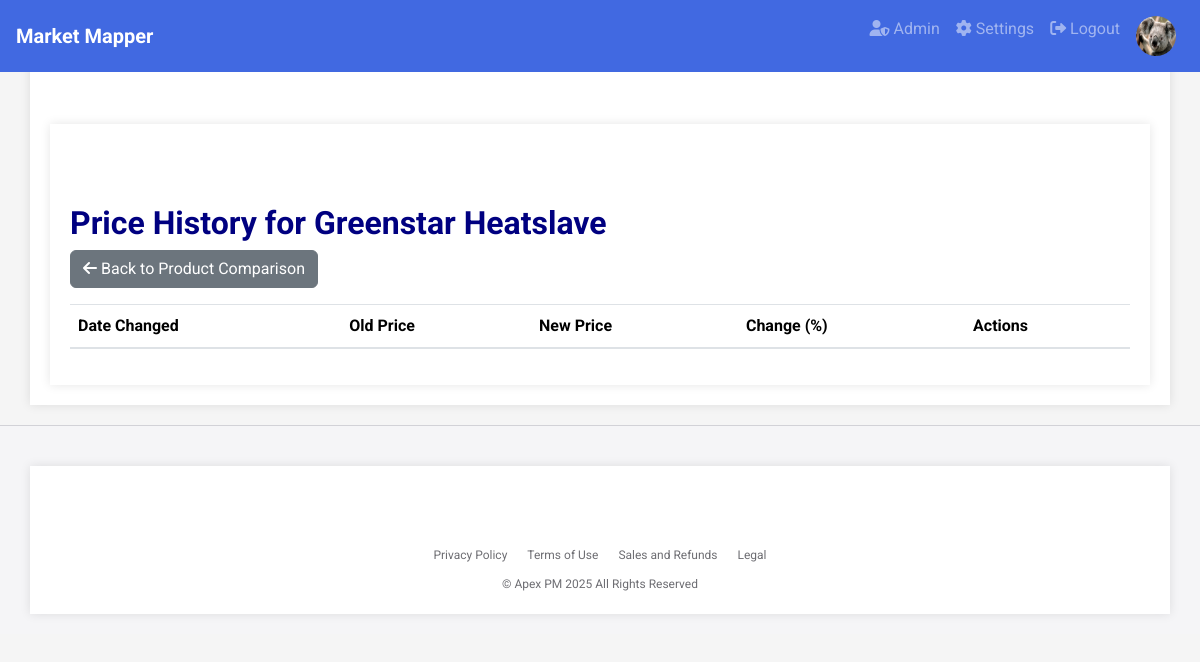
/manage/1/product/1/price_history (signed in), run on an earlier commit of the app's database.
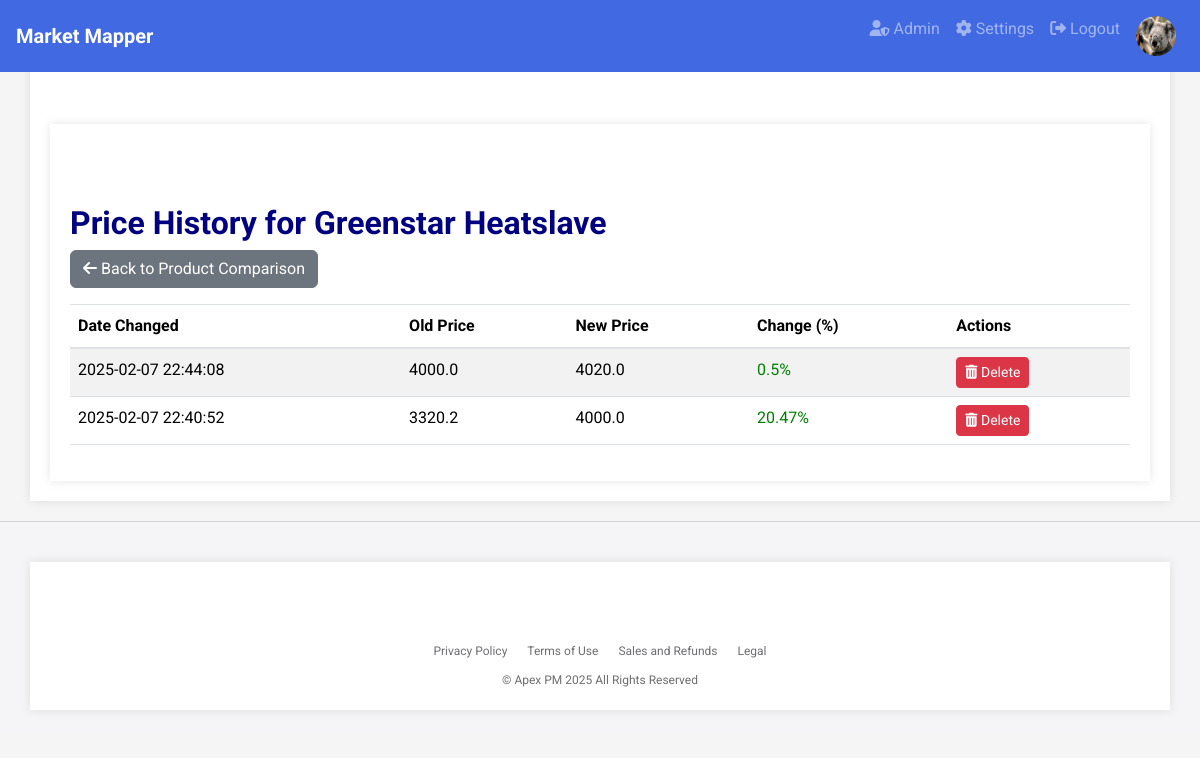
And on a later commit of the database.
### app.py (models this page shows, shortened)
class User(db.Model, UserMixin):
    id = db.Column(db.Integer, primary_key=True)
    username = db.Column(db.String(20), unique=True, nullable=False)
    email = db.Column(db.String(120), unique=True, nullable=False)  # Added email field
    password_hash = db.Column(db.String(300), nullable=False)
    profile_image = db.Column(db.String(255), nullable=True)  # Add profile_image field
    role = db.Column(db.String(50), nullable=False)  # Add role field

class Product(db.Model):
    id = db.Column(db.Integer, primary_key=True)
    brand_name = db.Column(db.String(100), nullable=False)
    product_name = db.Column(db.String(100), nullable=False)
    price = db.Column(db.Float)
    currency = db.Column(db.String(3), default='gbp')  # Add currency field with default
    image_filename = db.Column(db.String(255))
    project_id = db.Column(db.Integer, db.ForeignKey('project.id'), nullable=False)
    price_source = db.Column(db.String(255))  # Add price_source field
    ratings = db.relationship('Rating', cascade='all, delete-orphan', backref='product')

class PriceHistory(db.Model):
    id = db.Column(db.Integer, primary_key=True)
    product_id = db.Column(db.Integer, db.ForeignKey('product.id'), nullable=False)
    old_price = db.Column(db.Float, nullable=False)
    new_price = db.Column(db.Float, nullable=False)
    date_changed = db.Column(db.DateTime, default=datetime.utcnow)

### app.py (the view)
@app.route('/manage/<int:project_id>/product/<int:product_id>/price_history')
@login_required
def price_history(project_id, product_id):
    project = Project.query.get_or_404(project_id)
    if project.user_id != current_user.id and current_user not in project.shared_users:
        flash('You are not authorized to view this project.', 'danger')
        return redirect(url_for('dashboard'))
    product = Product.query.get_or_404(product_id)
    price_history = PriceHistory.query.filter_by(product_id=product_id).order_by(PriceHistory.date_changed.desc()).all()
    return render_template('price_history.html', project=project, product=product, price_history=price_history)

### app.py (called while the page is built)
@login_manager.user_loader
def load_user(user_id):
    return db.session.get(User, int(user_id))

### templates/price_history.html (shortened to what this page needs)
{% extends 'base.html' %}
{% block content %}
<div class="container mt-4">
    <h1>Price History for {{ product.product_name }}</h1>
    <a href="{{ url_for('product_comparison', project_id=project.id) }}" class="btn btn-secondary mb-3"><i class="fas fa-arrow-left"></i> Back to Product Comparison</a>
    <table class="table table-striped">
        <thead>
            <tr>
                <th>Date Changed</th>
                <th>Old Price</th>
                <th>New Price</th>
                <th>Change (%)</th>
                <th>Actions</th>
            </tr>
        </thead>
        <tbody>
            {% for history in price_history %}
            <tr>
                <td>{{ history.date_changed.strftime('%Y-%m-%d %H:%M:%S') }}</td>
                <td>{{ history.old_price }}</td>
                <td>{{ history.new_price }}</td>
                <td>
                    {% if history.old_price != 0 %}
                        <span style="color: green;">{{ ((history.new_price - history.old_price) / history.old_price * 100) | round(2) }}%</span>
                    {% else %}
                        <span style="color: red;">N/A</span>
                    {% endif %}
                </td>
                <td>
                    <form method="POST" action="{{ url_for('delete_price_history', project_id=project.id, product_id=product.id, history_id=history.id) }}" style="display: inline;">
                        <button type="submit" class="btn btn-danger btn-sm" onclick="return confirm('Are you sure you want to delete this entry?')"><i class="fas fa-trash-alt"></i> Delete</button>
                    </form>
                </td>
            </tr>
            {% endfor %}
        </tbody>
    </table>
</div>
{% endblock %}

### templates/base.html (shortened to what this page needs)
<!DOCTYPE html>
<html lang="en">
<head>
    <link rel="stylesheet" href="https://stackpath.bootstrapcdn.com/bootstrap/4.5.2/css/bootstrap.min.css">
    <link rel="stylesheet" href="https://cdnjs.cloudflare.com/ajax/libs/font-awesome/6.0.0/css/all.min.css">
    <link href="https://cdn.jsdelivr.net/npm/bootstrap@5.3.2/dist/css/bootstrap.min.css" rel="stylesheet">
</head>
<body>
    <nav class="navbar navbar-expand-lg navbar-dark justify-content-between">
        <a class="navbar-brand" href="/">
            <span>Market Mapper</span>
        </a>
        <div class="collapse navbar-collapse" id="navbarNav">
            <ul class="navbar-nav ml-auto">
                {% if current_user.is_authenticated %}
                    {% if current_user.role == 'admin' %}
                        <li class="nav-item">
                            <a class="nav-link" href="{{ url_for('admin.index') }}" title="Admin">
                                <i class="fas fa-user-shield"></i> Admin
                            </a>
                        </li>
                    {% endif %}
                    <li class="nav-item">
                        <a class="nav-link" href="{{ url_for('settings') }}" title="Settings">
                            <i class="fas fa-cog"></i> Settings
                        </a>
                    </li>
                    <li class="nav-item">
                        <a class="nav-link" href="{{ url_for('logout') }}" title="Logout">
                            <i class="fas fa-sign-out-alt"></i> Logout
                        </a>
                    </li>
                    <li class="nav-item">
                        <div class="nav-link">
                            <div class="profile-image-container">
                                {% if current_user.profile_image %}
                                    <img src="{{ url_for('static', filename='uploads/' + current_user.profile_image) }}" alt="Profile Image" class="profile-image">
                                {% else %}
                                    <img src="{{ url_for('static', filename='uploads/default_profile.png') }}" alt="Profile Image" class="profile-image">
                                {% endif %}
                            </div>
                        </div>
                    </li>
                {% endif %}
            </ul>
        </div>
    </nav>
    <div class="container">
        {% block content %}{% endblock %}
    </div>
    <footer class="footer">
        <div class="container">
            <ul class="footer-links">
                <li><a href="#">Privacy Policy</a></li>
                <li><a href="{{ url_for('termsofuse') }}">Terms of Use</a></li>
                <li><a href="#">Sales and Refunds</a></li>
                <li><a href="{{ url_for('terms') }}">Legal</a></li>
            </ul>
            <div class="footer-copyright">
                &copy; Apex PM 2025 All Rights Reserved
            </div>
        </div>
    </footer>
</body>
</html>

### templates/base.html (style rules this page uses)
body { font-family: 'Roboto', sans-serif; background-color: #F5F5F5; color: #333333; line-height: 1.6; margin: 0; }
h1, h2, h3 { color: #000080; font-weight: 700; }
h1 { font-size: 32px; }
a { color: #4169E1; }
.navbar { background-color: #4169E1; padding: 0.5rem 1rem; position: fixed; width: 100%; top: 0; z-index: 100; }
.navbar-brand { display: flex; align-items: center; }
.navbar-brand span { font-weight: bold; font-size: 1.25rem; }
.container { background-color: #FFFFFF; padding: 20px; margin-top: 20px; box-shadow: 0 0 10px rgba(0,0,0,0.1); padding-top: 80px; }
.footer { background-color: #f5f5f7; color: #6e6e73; padding: 20px 0; font-size: 12px; border-top: 1px solid #d2d2d7; width: 100%; margin-top: 20px; }
.footer-links { list-style: none; padding: 0; margin: 0; display: flex; justify-content: center; }
.footer-links li { margin: 0 10px; }
.footer-links a { color: #6e6e73; text-decoration: none; }
.footer-copyright { margin-top: 10px; text-align: center; }
.profile-image-container { position: relative; display: inline-block; }
.profile-image { width: 40px; height: 40px; border-radius: 50%; }

What changed in the data, as far as the page shows it:
added PriceHistory: date_changed "2025-02-07 22:44:08", old_price "4000.0", new_price "4020.0", new_price+old_price "0.5"
added PriceHistory: date_changed "2025-02-07 22:40:52", old_price "3320.2", new_price "4000.0", new_price+old_price "20.47"
